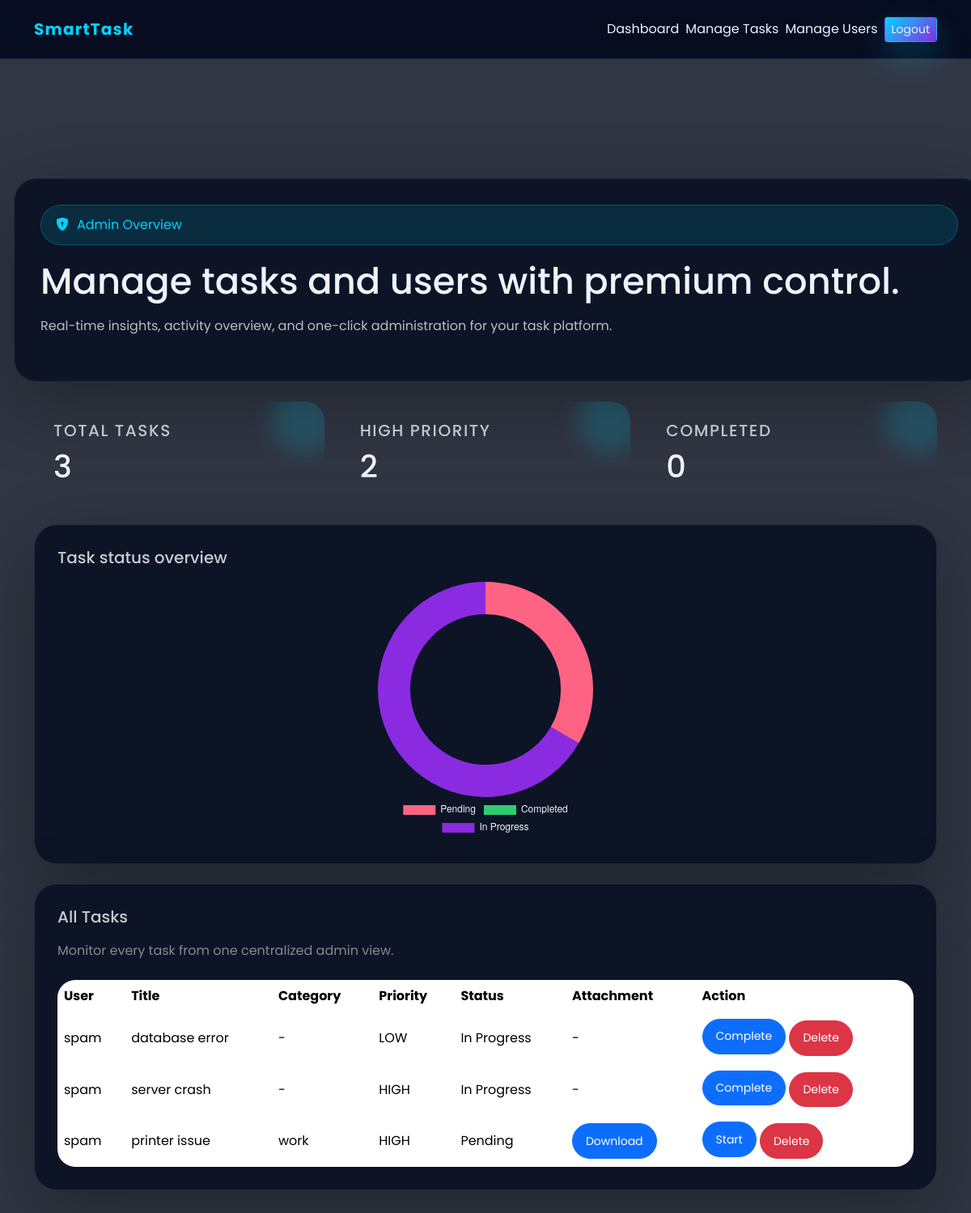
The page /admin_dashboard (signed in) on the database as committed earlier.
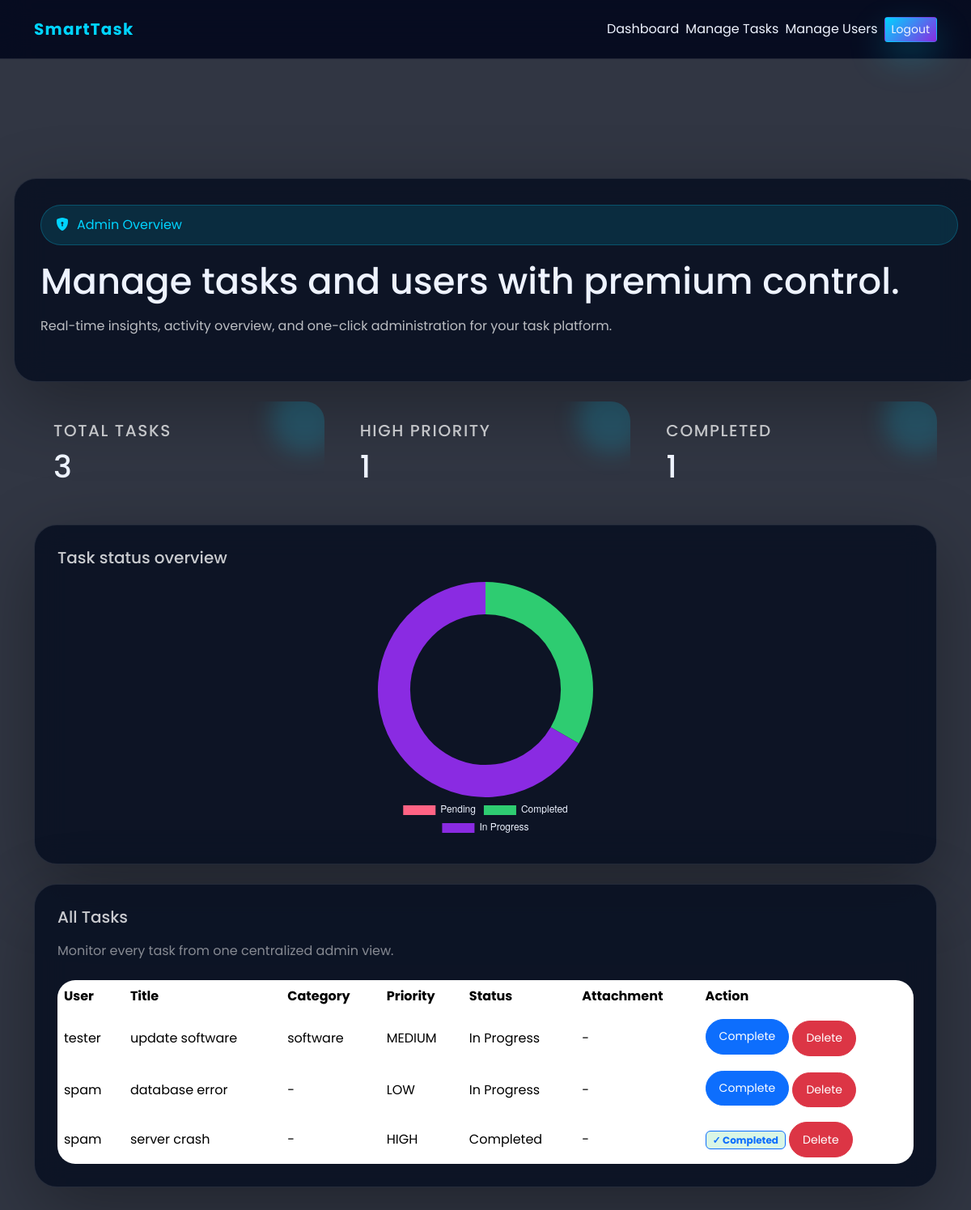
The same page on the database as committed later.
### tables this page shows
CREATE TABLE tasks (
            id INTEGER PRIMARY KEY AUTOINCREMENT,
            title TEXT NOT NULL,
            description TEXT NOT NULL,
            status TEXT DEFAULT 'Pending',
            priority TEXT,
            due_date DATE,
            user_id INTEGER, category TEXT, file_path TEXT,
            FOREIGN KEY (user_id) REFERENCES users(id)

        );

CREATE TABLE users (
            id INTEGER PRIMARY KEY AUTOINCREMENT,
            username TEXT NOT NULL,
            email TEXT NOT NULL,
            password TEXT NOT NULL,
            role TEXT DEFAULT 'user'
        );

### app.py (the view)
@app.route("/admin_dashboard")
def admin_dashboard():
    if session.get('role')!='admin':
        return "Access denied"
    conn = getdb()
    cursor = conn.cursor()
    cursor.execute("""
        SELECT t.id, t.title, t.description, t.status, t.priority, t.due_date, t.user_id, u.username, t.category, t.file_path
        FROM tasks t
        LEFT JOIN users u ON t.user_id = u.id
        ORDER BY t.priority DESC
    """)
    all_task=cursor.fetchall()
    cursor.execute("SELECT COUNT(*) FROM tasks")
    total_tasks = cursor.fetchone()[0]
    cursor.execute("SELECT COUNT(*) FROM tasks WHERE priority='HIGH'")
    high_priority = cursor.fetchone()[0]
    cursor.execute("SELECT COUNT(*) FROM tasks WHERE status='Completed'")
    completed = cursor.fetchone()[0]
    cursor.execute("SELECT COUNT(*) FROM tasks WHERE status='Pending'")
    pending = cursor.fetchone()[0]
    conn.close()
    return render_template("admin_dashboard.html", tasks=all_task, total_tasks=total_tasks, high=high_priority, completed=completed, pending_tasks=pending)

### app.py (called while the page is built)
@app.after_request
def set_cache_headers(response):
    if response.status_code in [301, 302, 303, 307, 308]:
        response.headers['Cache-Control'] = 'no-store, no-cache, must-revalidate, max-age=0'
        response.headers['Pragma'] = 'no-cache'
        response.headers['Expires'] = '0'
    elif request.endpoint and request.endpoint in ['login', 'register', 'logout', 'user_dashboard', 'admin_dashboard']:
        response.headers['Cache-Control'] = 'no-store, no-cache, must-revalidate, max-age=0, private'
        response.headers['Pragma'] = 'no-cache'
        response.headers['Expires'] = '0'
    elif request.method == 'POST':
        response.headers['Cache-Control'] = 'no-store, no-cache, must-revalidate, max-age=0'
        response.headers['Pragma'] = 'no-cache'
        response.headers['Expires'] = '0'
    return response

def getdb():
    conn = sqlite3.connect(DB_PATH)
    return conn

### templates/admin_dashboard.html (shortened to what this page needs)
<!DOCTYPE html>
<html lang="en">
<head>
    <link href="https://cdn.jsdelivr.net/npm/bootstrap@5.3.2/dist/css/bootstrap.min.css" rel="stylesheet">
    <link href="https://cdn.jsdelivr.net/npm/bootstrap-icons/font/bootstrap-icons.css" rel="stylesheet">
</head>
<body>
    <div class="admin-shell">
        <nav class="navbar navbar-expand-lg py-3 fixed-top">
            <div class="container d-flex justify-content-between align-items-center">
                <a class="navbar-brand" href="/">SmartTask</a>
                <div class="nav-actions d-flex align-items-center gap-2">
                    <a class="nav-link" href="/admin_dashboard">Dashboard</a>
                    <a class="nav-link" href="/manage_tasks">Manage Tasks</a>
                    <a class="nav-link" href="/manage_users">Manage Users</a>
                    <a class="btn btn-sm btn-glow" href="/logout">Logout</a>
                </div>
            </div>
        </nav>
        <main class="container" style="padding-top:120px;">
            <section class="hero-grid">
                <div class="hero-card">
                    <span class="hero-badge"><i class="bi bi-shield-lock-fill"></i> Admin Overview</span>
                    <h1>Manage tasks and users with premium control.</h1>
                    <p>Real-time insights, activity overview, and one-click administration for your task platform.</p>
                </div>
            </section>
            <section class="stats-grid">
                <div class="stat-card">
                    <h5>Total Tasks</h5>
                    <h2>{{ total_tasks or 0 }}</h2>
                </div>
                <div class="stat-card">
                    <h5>High Priority</h5>
                    <h2>{{ high or 0 }}</h2>
                </div>
                <div class="stat-card">
                    <h5>Completed</h5>
                    <h2>{{ completed or 0 }}</h2>
                </div>
            </section>
            <section class="chart-card">
                <h5>Task status overview</h5>
                <div class="chart-container d-flex justify-content-center" style="height:320px;"><canvas id="statusChart"></canvas></div>
            </section>
            <section class="table-card">
                <div class="d-flex justify-content-between align-items-center mb-4">
                    <div><h5>All Tasks</h5><p class="mb-0 text-white-50">Monitor every task from one centralized admin view.</p></div>
                </div>
                <div class="table-responsive">
                    <table class="table table-borderless align-middle mb-0">
                        <thead><tr><th>User</th><th>Title</th><th>Category</th><th>Priority</th><th>Status</th><th>Attachment</th><th>Action</th></tr></thead>
                        <tbody>
                            {% for task in tasks %}
                            <tr>
                                <td>{{ task[7] if task[7] else 'Unknown' }}</td>
                                <td>{{ task[1] }}</td>
                                <td>{{ task[8] if task[8] else '-' }}</td>
                                <td>{{ task[4] }}</td>
                                <td>{{ task[3] }}</td>
                                <td>
                                    {% if task[9] %}
                                        <a href="/admin_download/{{ task[0] }}" class="btn btn-primary btn-sm btn-action">Download</a>
                                    {% else %}
                                        -
                                    {% endif %}
                                </td>
                                <td>
                                    {% if task[3] == 'Pending' %}
                                        <a href="/admin_start_task/{{ task[0] }}" class="btn btn-primary btn-sm btn-action mb-1" onclick="return confirm('Start this task?')">Start</a>
                                    {% elif task[3] == 'In Progress' %}
                                        <a href="/admin_complete_task/{{ task[0] }}" class="btn btn-primary btn-sm btn-action mb-1" onclick="return confirm('Mark this task as completed?')">Complete</a>
                                    {% else %}
                                        <span class="badge border border-primary text-primary badge-completed ">✓ Completed</span>
                                    {% endif %}
                                    <a href="/admin_delete_task/{{ task[0] }}" class="btn btn-danger btn-sm btn-action" onclick="return confirm('Delete this task permanently?')">Delete</a>
                                </td>
                            </tr>
                            {% endfor %}
                        </tbody>
                    </table>
                </div>
            </section>
        </main>
    </div>
    <script>
        const ctx = document.getElementById('statusChart').getContext('2d');
        new Chart(ctx, {
            type:'doughnut',
            data:{
                labels:['Pending','Completed','In Progress'],
                datasets:[{ data:[{{ pending_tasks or 0 }}, {{ completed or 0 }}, {{ total_tasks - pending_tasks - completed if total_tasks is not none else 0 }}], backgroundColor:['#ff6384','#2ecc71','#8a2be2'], borderWidth:0 }]
            },
            options:{ responsive:true, plugins:{ legend:{ position:'bottom', labels:{ color:'#eef3ff' } } }, cutout:'70%' }
        });
        history.pushState(null, null, window.location.href);
        window.addEventListener('popstate', ()=>window.location.href='/login');
    </script>
</body>
</html>

### templates/admin_dashboard.html (style rules this page uses)
* { font-family: 'Poppins', sans-serif; }
body { margin:0; min-height:100vh; background:url('https://images.unsplash.com/photo-1519389950473-47ba0277781c?ixlib=rb-4.0.3&auto=format&fit=crop&w=1650&q=80') center/cover no-repeat fixed; color:#eef3ff; }
body::before { content:''; position:fixed; inset:0; background:rgba(4,10,26,0.82); z-index:0; }
.admin-shell { position:relative; z-index:1; padding-bottom:60px; }
.navbar { background:rgba(4,9,30,0.92); backdrop-filter:blur(18px); border-bottom:1px solid rgba(255,255,255,0.1); }
.navbar-brand { color:#00d4ff !important; font-weight:700; letter-spacing:.06em; }
.nav-actions .btn, .nav-actions .nav-link { color:#eef3ff !important; }
.nav-actions .btn-glow { background:linear-gradient(135deg,#00d4ff,#8a2be2); color:#fff; box-shadow:0 18px 44px rgba(0,212,255,0.26); }
.hero-card, .chart-card, .table-card { background:rgba(10,18,35,0.92); border:1px solid rgba(255,255,255,0.1); border-radius:28px; backdrop-filter:blur(18px); box-shadow:0 28px 90px rgba(0,0,0,0.32); }
.hero-grid { display:grid; grid-template-columns:1.2fr .8fr; gap:24px; margin:100px auto 24px; max-width:1140px; }
.hero-card { display:flex; flex-direction:column; justify-content:center; padding:32px;width:1200px; margin-left: -25px; }
.hero-card h1 { margin-bottom:16px; font-size:2.8rem; }
.hero-card p { color:rgba(255,255,255,0.72); margin-bottom:24px; }
.hero-badge { display:inline-flex; align-items:center; gap:10px; padding:12px 18px; border-radius:999px; background:rgba(0,212,255,0.12); color:#00d4ff; border:1px solid rgba(0,212,255,0.24); margin-bottom:18px; }
.stats-grid { max-width:1140px; margin:auto; display:grid; grid-template-columns:repeat(3,1fr); gap:20px; }
.stat-card { padding:24px; border-radius:24px; position:relative; overflow:hidden; }
.stat-card::after { content:''; position:absolute; top:-20px; right:-18px; width:84px; height:84px; border-radius:50%; background:rgba(0,212,255,0.18); filter:blur(14px); }
.stat-card h5 { color:rgba(255,255,255,0.72); margin-bottom:10px; text-transform:uppercase; letter-spacing:.08em; }
.stat-card h2 { margin:0; font-size:2.4rem; }
.chart-card { padding:28px; margin-top:24px; }
.chart-card h5, .table-card h5 { color:rgba(255,255,255,0.78); margin-bottom:18px; }
.table-card { padding:28px; margin:24px auto 40px; max-width:1140px; }
.table-responsive { border-radius:22px; overflow:hidden; }
table { min-width:760px; color:#eef3ff; }
thead tr { background:rgba(255,255,255,0.06); }
td, th { border:none; vertical-align:middle; }
.badge-completed { background:rgba(46,204,113,0.18); color:#d4f5db; }
.btn-action { border-radius:999px; padding:.65rem 1rem; }

Rows that differ between the two databases and show on the page:
removed tasks: username "spam", title "printer issue", category "work", priority "HIGH", status "Pending"
added tasks: username "tester", title "update software", category "software", priority "MEDIUM", status "In Progress"
changed tasks "server crash": status "In Progress" → "Completed"; status "Complete" → "✓ Completed"
Other text that changed with them:
{{ high or 0 }}: "2" → "1"
{{ completed or 0 }}: "0" → "1"
chart data {{ pending_tasks or 0 }}: 1 → 0
chart data {{ completed or 0 }}: 0 → 1
